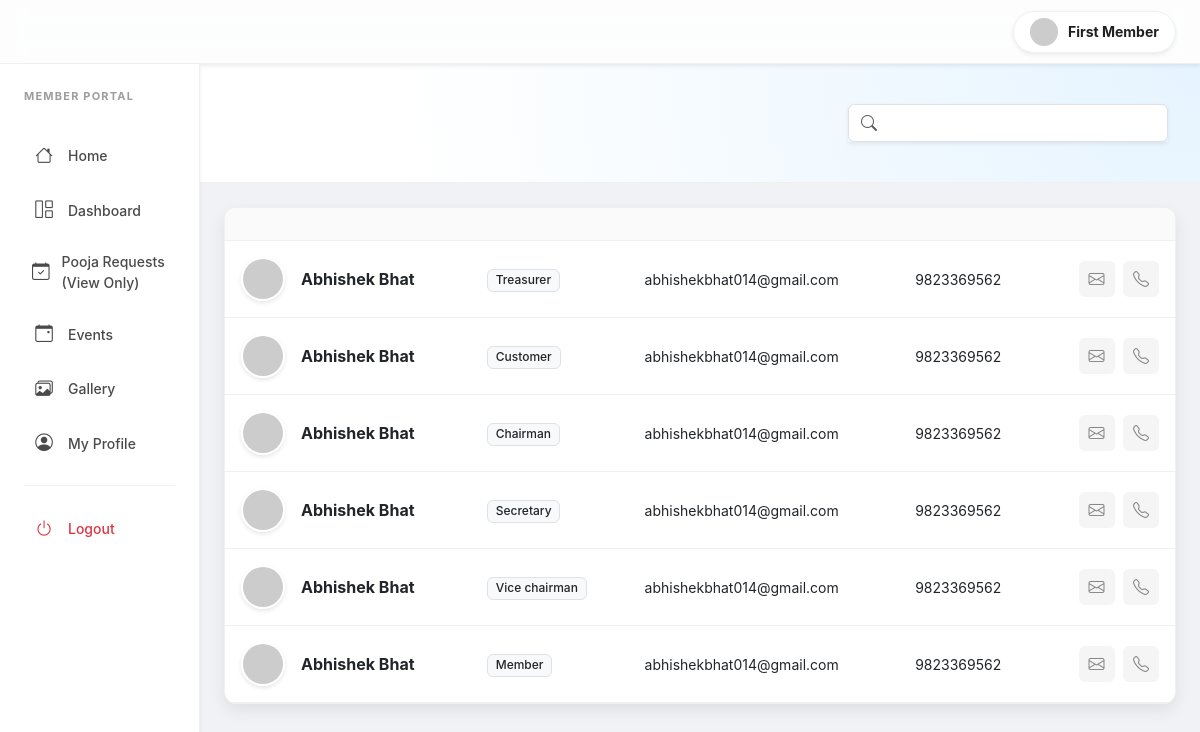
Page /users/member/committee_info.php (signed in) on the committed database.
### tables this page shows
CREATE TABLE `users` (
  `id` int(11) NOT NULL,
  `first_name` varchar(100) NOT NULL,
  `last_name` varchar(100) DEFAULT NULL,
  `phone` varchar(20) DEFAULT NULL,
  `photo` varchar(255) DEFAULT NULL,
  `email` varchar(150) NOT NULL,
  `password` varchar(255) NOT NULL,
  `created_at` timestamp NOT NULL DEFAULT current_timestamp(),
  `updated_at` timestamp NOT NULL DEFAULT current_timestamp() ON UPDATE current_timestamp()
);

CREATE TABLE `roles` (
  `id` int(11) NOT NULL,
  `name` varchar(50) NOT NULL,
  `description` text DEFAULT NULL,
  `created_at` timestamp NOT NULL DEFAULT current_timestamp(),
  `updated_at` timestamp NOT NULL DEFAULT current_timestamp() ON UPDATE current_timestamp()
);

### includes/lang.php (called while the page is built, shortened)
<?php
$lang = $_SESSION['lang']
    ?? $_COOKIE['lang']
    ?? 'en';
$langFile = __DIR__ . "/../lang/{$lang}.php";
$t = require $langFile;

### includes/user_avatar.php (called while the page is built, shortened)
<?php
function get_user_avatar_url(string $uploadsPrefix = ''): string
{
    $name = trim($_SESSION['user_name'] ?? 'User');
    return 'https://ui-avatars.com/api/?name=' . urlencode($name ?: 'User') . '&background=random';
}

### users/member/committee_info.php (the view, shortened to what this page needs)
<?php
require __DIR__ . '/../../includes/lang.php';
require __DIR__ . '/../../includes/user_avatar.php';
require __DIR__ . '/../../config/db.php';
$loggedInUserPhoto = get_user_avatar_url('../../');
$search = isset($_GET['search']) ? mysqli_real_escape_string($con, $_GET['search']) : '';
$sql = "SELECT u.id, u.first_name, u.last_name, u.email, u.phone, u.photo, r.name as role_name
        FROM users u
        JOIN user_roles ur ON u.id = ur.user_id
        JOIN roles r ON ur.role_id = r.id
        WHERE (u.first_name LIKE '%$search%' OR u.last_name LIKE '%$search%' OR u.email LIKE '%$search%')
        ORDER BY u.first_name ASC";
$membersResult = mysqli_query($con, $sql);
?>
<!DOCTYPE html>
<html lang="<?php echo $lang; ?>">
<head>
    <link href="https://cdn.jsdelivr.net/npm/bootstrap@5.3.0/dist/css/bootstrap.min.css" rel="stylesheet">
    <link rel="stylesheet" href="https://cdn.jsdelivr.net/npm/bootstrap-icons@1.10.5/font/bootstrap-icons.css">
</head>
<body>
    <header class="ant-header shadow-sm">
        <div class="container-fluid px-4 d-flex align-items-center justify-content-between">
            <div class="user-pill shadow-sm">
                <img src="<?= htmlspecialchars($loggedInUserPhoto) ?>" class="rounded-circle" width="28" height="28"
                    style="object-fit: cover;">
                <span class="small fw-bold d-none d-md-inline"><?= htmlspecialchars($_SESSION['user_name']) ?></span>
            </div>
        </div>
    </header>
    <div class="container-fluid">
        <div class="row">
            <?php include 'sidebar.php'; ?>
            <main class="col-lg-10 p-0">
                <div class="dashboard-hero">
                    <div class="d-flex flex-column flex-md-row justify-content-between align-items-md-center gap-3">
                        <div style="min-width: 320px;">
                            <form method="GET" class="input-group shadow-sm needs-validation" novalidate>
                                <span class="input-group-text bg-white border-end-0"><i
                                        class="bi bi-search text-muted"></i></span>
                                <input type="text" name="search" class="form-control border-start-0"
                                    placeholder="<?php echo $t['search_members_placeholder']; ?>" value="<?= htmlspecialchars($search) ?>">
                            </form>
                        </div>
                    </div>
                </div>
                <div class="p-4 pb-5">
                    <div class="ant-card">
                        <div class="ant-card-body p-0">
                            <div class="table-responsive">
                                <table class="table ant-table mb-0">
                                    <thead>
                                        <tr>
                                            <th><?php echo $t['member_profile']; ?></th>
                                            <th><?php echo $t['role']; ?></th>
                                            <th><?php echo $t['email_address']; ?></th>
                                            <th><?php echo $t['phone']; ?></th>
                                            <th class="text-end"><?php echo $t['actions']; ?></th>
                                        </tr>
                                    </thead>
                                    <tbody>
                                        <?php while ($row = mysqli_fetch_assoc($membersResult)):
                                            $photo = !empty($row['photo']) ? '../../uploads/users/' . $row['photo'] : 'https://ui-avatars.com/api/?name=' . urlencode($row['first_name'] . ' ' . $row['last_name']) . '&background=random';
                                            $fullName = $row['first_name'] . ' ' . $row['last_name'];
                                            ?>
                                            <tr>
                                                <td>
                                                    <div class="d-flex align-items-center gap-3">
                                                        <img src="<?= $photo ?>" class="member-avatar" alt="<?php echo $t['profile']; ?>"
                                                            data-bs-toggle="modal" data-bs-target="#enlargePhotoModal"
                                                            onclick="prepareModal('<?= $photo ?>', '<?= htmlspecialchars($fullName) ?>')">
                                                        <div>
                                                            <div class="fw-bold"><?= htmlspecialchars($fullName) ?></div>
                                                        </div>
                                                    </div>
                                                </td>
                                                <td><span
                                                        class="badge bg-light text-dark border fw-medium"><?= ucfirst($row['role_name']) ?></span>
                                                </td>
                                                <td class="small selectable"><?= htmlspecialchars($row['email']) ?></td>
                                                <td class="small selectable"><?= htmlspecialchars($row['phone']) ?></td>
                                                <td class="text-end">
                                                    <button class="copy-btn"
                                                        onclick="copyValue('<?= htmlspecialchars($row['email']) ?>', this)"
                                                        title="<?php echo $t['copy_email']; ?>"><i class="bi bi-envelope"></i></button>
                                                    <button class="copy-btn ms-1"
                                                        onclick="copyValue('<?= htmlspecialchars($row['phone']) ?>', this)"
                                                        title="<?php echo $t['copy_phone']; ?>"><i class="bi bi-telephone"></i></button>
                                                </td>
                                            </tr>
                                        <?php endwhile; ?>
                                    </tbody>
                                </table>
                            </div>
                        </div>
                    </div>
                </div>
            </main>
        </div>
    </div>
</body>
</html>

### css/sidebar.css (style rules this page uses)
:root { --sb-width: 280px; --sb-bg: #ffffff; --sb-hover-bg: #f3f3f3; --sb-active-bg: #e6f4ff; --sb-active-text: #1677ff; --sb-text: #4a4a4a; --sb-text-hover: #000000; --sb-border-color: #f0f0f0; --sb-radius: 8px; --sb-transition: all 0.25s ease-in-out; --sb-top-offset: 0px; }

### users/member/committee_info.php (style rules this page uses)
:root { --ant-primary: #1677ff; --ant-primary-hover: #4096ff; --ant-bg-layout: #f0f2f5; --ant-border-color: #f0f0f0; --ant-text: rgba(0, 0, 0, 0.88); --ant-text-sec: rgba(0, 0, 0, 0.45); --ant-radius: 12px; --ant-shadow: 0 6px 16px 0 rgba(0, 0, 0, 0.08); }
body { font-family: -apple-system, BlinkMacSystemFont, 'Segoe UI', Roboto, sans-serif; background-color: var(--ant-bg-layout); color: var(--ant-text); -webkit-user-select: none; -moz-user-select: none; -ms-user-select: none; user-select: none; }
.selectable, .form-control { -webkit-user-select: text !important; -moz-user-select: text !important; -ms-user-select: text !important; user-select: text !important; }
.ant-header { background: rgba(255, 255, 255, 0.85); backdrop-filter: blur(12px); height: 64px; display: flex; align-items: center; border-bottom: 1px solid var(--ant-border-color); position: sticky; top: 0; z-index: 1000; }
.dashboard-hero { background: radial-gradient(circle at top right, #e6f4ff 0%, #ffffff 80%); padding: 40px 32px; border-bottom: 1px solid var(--ant-border-color); margin-bottom: 0; }
.ant-card { background: #fff; border: 1px solid var(--ant-border-color); border-radius: var(--ant-radius); box-shadow: var(--ant-shadow); overflow: hidden; }
.ant-table th { background: #fafafa; font-weight: 600; padding: 16px; font-size: 13px; color: var(--ant-text-sec); text-transform: uppercase; border-bottom: 1px solid var(--ant-border-color); }
.ant-table td { padding: 16px; border-bottom: 1px solid var(--ant-border-color); vertical-align: middle; }
.member-avatar { width: 44px; height: 44px; object-fit: cover; border-radius: 50%; border: 2px solid #fff; box-shadow: 0 2px 4px rgba(0, 0, 0, 0.1); cursor: zoom-in; transition: transform 0.2s ease; }
.copy-btn { border: none; background: #f5f5f5; color: var(--ant-text-sec); border-radius: 6px; padding: 6px 10px; transition: 0.3s; }
.user-pill { background: #fff; padding: 6px 16px; border-radius: 50px; border: 1px solid var(--ant-border-color); display: flex; align-items: center; gap: 10px; }

### rows in the picture
users: fullName "Abhishek Bhat", roles.name "Treasurer", email "abhishekbhat014@gmail.com", phone "9823369562", roles.name "Customer", roles.name "Chairman", roles.name "Secretary", roles.name "Vice chairman", roles.name "Member"

### other values in the picture
$_SESSION['user_name'] "First Member"
$t['member_portal'] "MEMBER PORTAL"
$t['home'] "Home"
$t['dashboard'] "Dashboard"
$t['pooja_requests'] "Pooja Requests (View Only)"
$t['events'] "Events"
$t['gallery'] "Gallery"
$t['my_profile'] "My Profile"
$t['logout'] "Logout"
